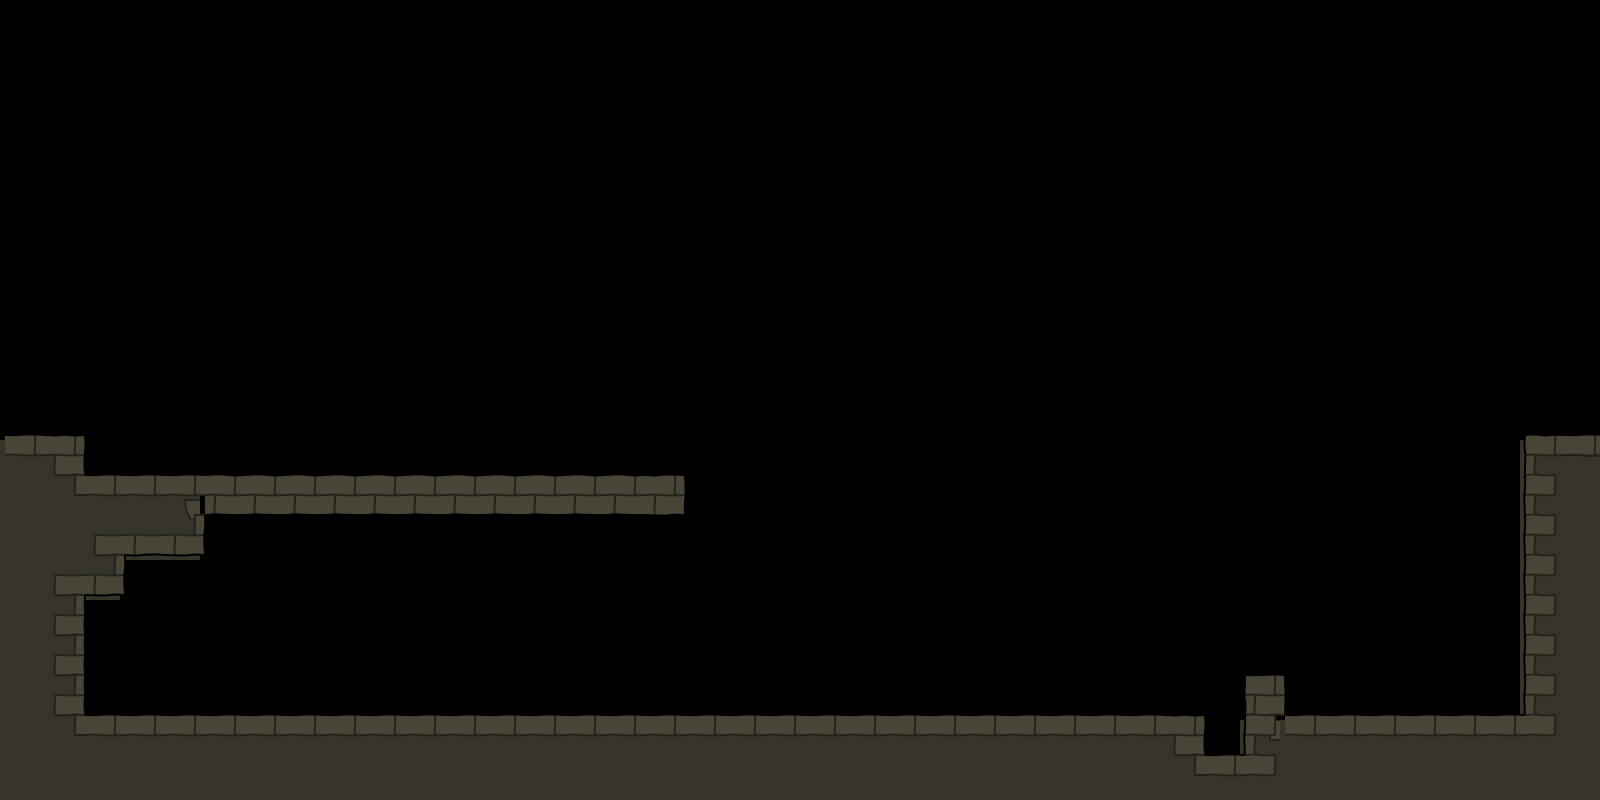

Tiled map render using the project's own tile images. Description and the whole map definition, tile-layer contents included, below:
An orthogonal 40x20 tile map with 40x40 px tiles, 2 tile layers (bg, walls), 2 hidden layers not drawn, 3 tilesets.

<map version="1.0" orientation="orthogonal" width="40" height="20" tilewidth="40" tileheight="40">
 <tileset firstgid="1" name="world1" tilewidth="50" tileheight="50">
  <image source="world3.png" width="400" height="400" />
 </tileset>
 <tileset firstgid="65" name="objectpalette" tilewidth="50" tileheight="50">
  <image source="objectpalette.png" width="400" height="500" />
 </tileset>
 <tileset firstgid="145" name="background" tilewidth="40" tileheight="40">
  <image source="background3.png" width="320" height="600" />
 </tileset>
 <layer name="bg" width="40" height="20">
  <data encoding="csv">
0,0,0,0,0,0,0,0,0,0,0,0,0,0,0,0,0,0,0,0,0,0,0,0,0,0,0,0,0,0,0,0,0,0,0,0,0,0,0,0,
0,0,0,0,0,0,0,0,0,0,0,0,0,0,0,0,0,0,0,0,0,0,0,0,0,0,0,0,0,0,0,0,0,0,0,0,0,0,0,0,
0,0,0,0,0,0,0,0,0,0,0,0,0,0,0,0,0,0,0,0,0,0,0,0,0,0,0,0,0,0,0,0,0,0,0,0,0,0,0,0,
0,0,0,0,0,0,0,0,0,0,0,0,0,0,0,0,0,0,0,0,0,0,0,0,0,0,0,0,0,0,0,0,0,0,0,0,0,0,0,0,
0,0,0,0,0,0,0,0,0,0,0,0,0,0,0,0,0,0,0,0,0,0,0,0,0,0,0,0,0,0,0,0,0,0,0,0,0,0,0,0,
0,0,0,0,0,0,0,0,0,0,0,0,0,0,0,0,0,0,0,0,0,0,0,0,0,0,0,0,0,0,0,0,0,0,0,0,0,0,0,0,
0,0,0,0,0,0,0,0,0,0,0,0,0,0,0,0,0,0,0,0,0,0,0,0,0,0,0,0,0,0,0,0,0,0,0,0,0,0,0,0,
0,0,0,0,0,0,0,0,0,0,0,0,0,0,0,0,0,0,0,0,0,0,0,0,0,0,0,0,0,0,0,0,0,0,0,0,0,0,0,0,
0,0,0,0,0,0,0,0,0,0,0,0,0,0,0,0,0,0,0,0,0,0,0,0,0,0,0,0,0,0,0,0,0,0,0,0,0,0,0,0,
0,0,0,0,0,0,0,0,0,0,0,0,0,0,0,0,0,0,0,0,0,0,0,0,0,0,0,0,0,0,0,0,0,0,0,0,0,0,0,0,
0,0,0,0,0,0,0,0,0,0,0,0,0,0,0,0,0,0,0,0,0,0,0,0,0,0,0,0,0,0,0,0,0,0,0,0,0,0,0,0,
173,173,0,0,0,0,0,0,0,0,0,0,0,0,0,0,0,0,0,0,0,0,0,0,0,0,0,0,0,0,0,0,0,0,0,0,0,0,173,173,
173,173,173,173,185,0,0,0,0,0,0,0,0,0,0,0,0,0,0,0,0,0,0,0,0,0,0,0,0,0,0,0,0,0,0,0,0,0,173,173,
173,173,173,173,173,0,0,0,0,0,0,0,0,0,0,0,0,0,0,0,0,0,0,0,0,0,0,0,0,0,0,0,0,0,0,0,0,0,173,173,
173,173,173,0,0,0,0,0,0,0,0,0,0,0,0,0,0,0,0,0,0,0,0,0,0,0,0,0,0,0,0,0,0,0,0,0,0,0,173,173,
173,173,0,0,0,0,0,0,0,0,0,0,0,0,0,0,0,0,0,0,0,0,0,0,0,0,0,0,0,0,0,0,0,0,0,0,0,0,173,173,
173,173,0,0,0,0,0,0,0,0,0,0,0,0,0,0,0,0,0,0,0,0,0,0,0,0,0,0,0,0,0,0,0,0,0,0,0,0,173,173,
173,173,0,0,0,0,0,0,0,0,0,0,0,0,0,0,0,0,0,0,0,0,0,0,0,0,0,0,0,0,0,0,0,0,0,0,0,0,173,173,
173,173,173,173,173,173,173,173,173,173,173,173,173,173,173,173,173,173,173,173,173,173,173,173,173,173,173,173,173,173,0,187,173,173,173,173,173,173,173,173,
173,173,173,173,173,173,173,173,173,173,173,173,173,173,173,173,173,173,173,173,173,173,173,173,173,173,173,173,173,173,173,173,173,173,173,173,173,173,173,173
</data>
 </layer>
 <layer name="walls" width="40" height="20">
  <data encoding="csv">
0,0,0,0,0,0,0,0,0,0,0,0,0,0,0,0,0,0,0,0,0,0,0,0,0,0,0,0,0,0,0,0,0,0,0,0,0,0,0,0,
0,0,0,0,0,0,0,0,0,0,0,0,0,0,0,0,0,0,0,0,0,0,0,0,0,0,0,0,0,0,0,0,0,0,0,0,0,0,0,0,
0,0,0,0,0,0,0,0,0,0,0,0,0,0,0,0,0,0,0,0,0,0,0,0,0,0,0,0,0,0,0,0,0,0,0,0,0,0,0,0,
0,0,0,0,0,0,0,0,0,0,0,0,0,0,0,0,0,0,0,0,0,0,0,0,0,0,0,0,0,0,0,0,0,0,0,0,0,0,0,0,
0,0,0,0,0,0,0,0,0,0,0,0,0,0,0,0,0,0,0,0,0,0,0,0,0,0,0,0,0,0,0,0,0,0,0,0,0,0,0,0,
0,0,0,0,0,0,0,0,0,0,0,0,0,0,0,0,0,0,0,0,0,0,0,0,0,0,0,0,0,0,0,0,0,0,0,0,0,0,0,0,
0,0,0,0,0,0,0,0,0,0,0,0,0,0,0,0,0,0,0,0,0,0,0,0,0,0,0,0,0,0,0,0,0,0,0,0,0,0,0,0,
0,0,0,0,0,0,0,0,0,0,0,0,0,0,0,0,0,0,0,0,0,0,0,0,0,0,0,0,0,0,0,0,0,0,0,0,0,0,0,0,
0,0,0,0,0,0,0,0,0,0,0,0,0,0,0,0,0,0,0,0,0,0,0,0,0,0,0,0,0,0,0,0,0,0,0,0,0,0,0,0,
0,0,0,0,0,0,0,0,0,0,0,0,0,0,0,0,0,0,0,0,0,0,0,0,0,0,0,0,0,0,0,0,0,0,0,0,0,0,0,0,
0,0,0,0,0,0,0,0,0,0,0,0,0,0,0,0,0,0,0,0,0,0,0,0,0,0,0,0,0,0,0,0,0,0,0,0,0,0,0,0,
10,11,0,0,0,0,0,0,0,0,0,0,0,0,0,0,0,0,0,0,0,0,0,0,0,0,0,0,0,0,0,0,0,0,0,0,0,0,9,10,
0,23,10,10,10,2,2,2,2,2,2,2,2,2,2,2,3,0,0,0,0,0,0,0,0,0,0,0,0,0,0,0,0,0,0,0,0,0,17,0,
0,0,21,26,27,0,0,0,0,0,0,0,0,0,0,0,0,0,0,0,0,0,0,0,0,0,0,0,0,0,0,0,0,0,0,0,0,0,17,0,
0,21,27,0,0,0,0,0,0,0,0,0,0,0,0,0,0,0,0,0,0,0,0,0,0,0,0,0,0,0,0,0,0,0,0,0,0,0,17,0,
0,19,0,0,0,0,0,0,0,0,0,0,0,0,0,0,0,0,0,0,0,0,0,0,0,0,0,0,0,0,0,0,0,0,0,0,0,0,17,0,
0,19,0,0,0,0,0,0,0,0,0,0,0,0,0,0,0,0,0,0,0,0,0,0,0,0,0,0,0,0,0,0,0,0,0,0,0,0,17,0,
0,19,0,0,0,0,0,0,0,0,0,0,0,0,0,0,0,0,0,0,0,0,0,0,0,0,0,0,0,0,0,12,0,0,0,0,0,0,17,0,
0,23,10,10,10,10,10,10,10,10,10,10,10,10,10,10,10,10,10,10,10,10,10,10,10,10,10,10,10,11,0,17,10,10,10,10,10,10,24,0,
0,0,0,0,0,0,0,0,0,0,0,0,0,0,0,0,0,0,0,0,0,0,0,0,0,0,0,0,0,23,10,24,0,0,0,0,0,0,0,0
</data>
 </layer>
 <layer name="objects" width="40" height="20" visible="0">
  <data encoding="csv">
0,0,0,0,0,0,0,0,0,0,0,0,0,0,0,0,0,0,0,0,0,0,0,0,0,0,0,0,0,0,0,0,0,0,0,0,0,0,0,0,
0,0,0,0,0,0,0,0,0,0,0,0,0,0,0,0,0,0,0,0,0,0,0,0,0,0,0,0,0,0,0,0,0,0,0,0,0,0,0,0,
0,0,0,0,0,0,0,0,0,0,0,0,0,0,0,0,0,0,0,0,0,0,0,0,0,0,0,0,0,0,0,0,0,0,0,0,0,0,0,0,
0,0,0,0,0,0,0,0,0,0,0,0,0,0,0,0,0,0,0,0,0,0,0,0,0,0,0,0,0,0,0,0,0,0,0,0,0,0,0,0,
0,0,0,0,0,0,0,0,0,0,0,0,0,0,0,0,0,0,0,0,0,0,0,0,0,0,0,0,0,0,0,0,0,0,0,0,0,0,0,0,
0,0,0,0,0,0,0,0,0,0,0,0,0,0,0,0,0,0,0,0,0,0,0,0,0,0,0,0,0,0,0,0,0,0,0,0,0,0,0,0,
0,0,0,0,0,0,0,0,0,0,0,0,0,0,0,0,0,0,0,0,0,0,0,0,0,0,0,0,0,0,0,0,0,0,0,0,0,0,0,0,
0,0,0,0,0,0,0,0,0,0,0,0,0,0,0,0,0,0,0,0,0,0,0,0,0,0,0,0,0,0,0,0,0,0,0,0,0,0,0,0,
0,0,0,0,0,0,0,0,0,0,0,0,0,0,0,0,0,0,0,0,0,0,0,0,0,0,0,0,0,0,0,0,0,0,0,0,0,0,0,0,
0,0,0,0,0,0,0,0,0,0,0,0,0,0,0,0,0,0,0,0,0,0,0,0,0,0,0,0,0,0,0,0,0,0,0,0,0,0,0,0,
0,0,0,0,0,0,0,0,0,0,0,0,0,0,0,0,0,0,0,0,0,0,0,0,0,0,0,0,0,0,0,0,0,0,0,0,0,0,0,0,
0,0,0,0,0,0,0,0,75,0,0,0,0,0,0,0,0,0,0,0,0,0,0,0,0,0,0,0,0,0,0,0,0,0,0,0,0,0,0,0,
0,0,0,0,0,0,0,0,0,0,0,0,0,0,0,0,0,0,0,0,0,0,0,0,0,0,0,0,0,0,0,0,0,0,0,0,0,0,0,0,
0,0,0,0,0,0,0,0,0,0,0,0,0,0,0,0,0,0,0,0,0,0,0,0,0,0,0,0,0,0,0,0,0,0,0,0,0,0,0,0,
0,0,0,0,0,0,0,0,0,0,0,0,0,0,0,0,0,0,0,0,0,0,0,0,0,0,0,0,0,0,0,0,0,0,0,0,0,0,0,0,
0,0,0,0,0,0,0,0,0,0,0,0,0,0,0,0,0,0,0,0,0,0,0,0,0,0,0,0,0,0,0,0,0,0,0,0,0,0,0,0,
0,0,0,0,0,0,0,0,0,0,0,0,0,0,0,0,0,0,0,0,0,0,0,0,0,0,0,0,0,0,0,0,0,0,0,0,0,0,0,0,
0,0,0,0,0,0,0,0,65,0,0,0,0,0,0,0,0,0,0,0,0,0,0,0,0,0,0,0,0,0,0,0,0,0,0,66,0,0,0,0,
0,0,0,0,0,0,0,0,0,0,0,0,0,0,0,0,0,0,0,0,0,0,0,0,0,0,0,0,0,0,78,0,0,0,0,0,0,0,0,0,
0,0,0,0,0,0,0,0,0,0,0,0,0,0,0,0,0,0,0,0,0,0,0,0,0,0,0,0,0,0,0,0,0,0,0,0,0,0,0,0
</data>
 </layer>
 <layer name="fg" width="40" height="20" visible="0">
  <data encoding="csv">
0,0,0,0,0,0,0,0,0,0,0,0,0,0,0,0,0,0,0,0,0,0,0,0,0,0,0,0,0,0,0,0,0,0,0,0,0,0,0,0,
0,0,0,0,0,0,0,0,0,0,0,0,0,0,0,0,0,0,0,0,0,0,0,0,0,0,0,0,0,0,0,0,0,0,0,0,0,0,0,0,
0,0,0,0,0,0,0,0,0,0,0,0,0,0,0,0,0,0,0,0,0,0,0,0,0,0,0,0,0,0,0,0,0,0,0,0,0,0,0,0,
0,0,0,0,0,0,0,0,0,0,0,0,0,0,0,0,0,0,0,0,0,0,0,0,0,0,0,0,0,0,0,0,0,0,0,0,0,0,0,0,
0,0,0,0,0,0,0,0,0,0,0,0,0,0,0,0,0,0,0,0,0,0,0,0,0,0,0,0,0,0,0,0,0,0,0,0,0,0,0,0,
0,0,0,0,0,0,0,0,0,0,0,0,0,0,0,0,0,0,0,0,0,0,0,0,0,0,0,0,0,0,0,0,0,0,0,0,0,0,0,0,
0,0,0,0,0,0,0,0,0,0,0,0,0,0,0,0,0,0,0,0,0,0,0,0,0,0,0,0,0,0,0,0,0,0,0,0,0,0,0,0,
0,0,0,0,0,0,0,0,0,0,0,0,0,0,0,0,0,0,0,0,0,0,0,0,0,0,0,0,0,0,0,0,0,0,0,0,0,0,0,0,
0,0,0,0,0,0,0,0,0,0,0,0,0,0,0,0,0,0,0,0,0,0,0,0,0,0,0,0,0,0,0,0,0,0,0,0,0,0,0,0,
0,0,0,0,0,0,0,0,0,0,0,0,0,0,0,0,0,0,0,0,0,0,0,0,0,0,0,0,0,0,0,0,0,0,0,0,0,0,0,0,
0,0,0,0,0,0,0,0,0,0,0,0,0,0,0,0,0,0,0,0,0,0,0,0,0,0,0,0,0,0,0,0,0,0,0,0,0,0,0,0,
0,0,0,0,0,0,0,0,0,0,0,0,0,0,0,0,0,0,0,0,0,0,0,0,0,0,0,0,0,0,0,0,0,0,0,0,0,0,0,0,
0,0,0,0,0,0,0,0,0,0,0,0,0,0,0,0,0,0,0,0,0,0,0,0,0,0,0,0,0,0,0,0,0,0,0,0,0,0,0,0,
0,0,0,0,0,0,0,0,0,0,0,0,0,0,0,0,0,0,0,0,0,0,0,0,0,0,0,0,0,0,0,0,0,0,0,0,0,0,0,0,
0,0,0,0,0,0,0,0,0,0,0,0,0,0,0,0,0,0,0,0,0,0,0,0,0,0,0,0,0,0,0,0,0,0,0,0,0,0,0,0,
0,0,0,0,0,0,0,0,0,0,0,0,0,0,0,0,0,0,0,0,0,0,0,0,0,0,0,0,0,0,0,0,0,0,0,0,0,0,0,0,
0,0,0,0,0,0,0,0,0,0,0,0,0,0,0,0,0,0,0,0,0,0,0,0,0,0,0,0,0,0,0,0,0,0,0,0,0,0,0,0,
0,0,0,0,0,0,0,0,0,0,0,0,0,0,0,0,0,0,0,0,0,0,0,0,0,0,0,0,0,0,0,0,0,0,0,0,0,0,0,0,
0,0,0,0,0,0,0,0,0,0,0,0,0,0,0,0,0,0,0,0,0,0,0,0,0,0,0,0,0,0,0,0,0,0,0,0,0,0,0,0,
0,0,0,0,0,0,0,0,0,0,0,0,0,0,0,0,0,0,0,0,0,0,0,0,0,0,0,0,0,0,0,0,0,0,0,0,0,0,0,0
</data>
 </layer>
</map>
